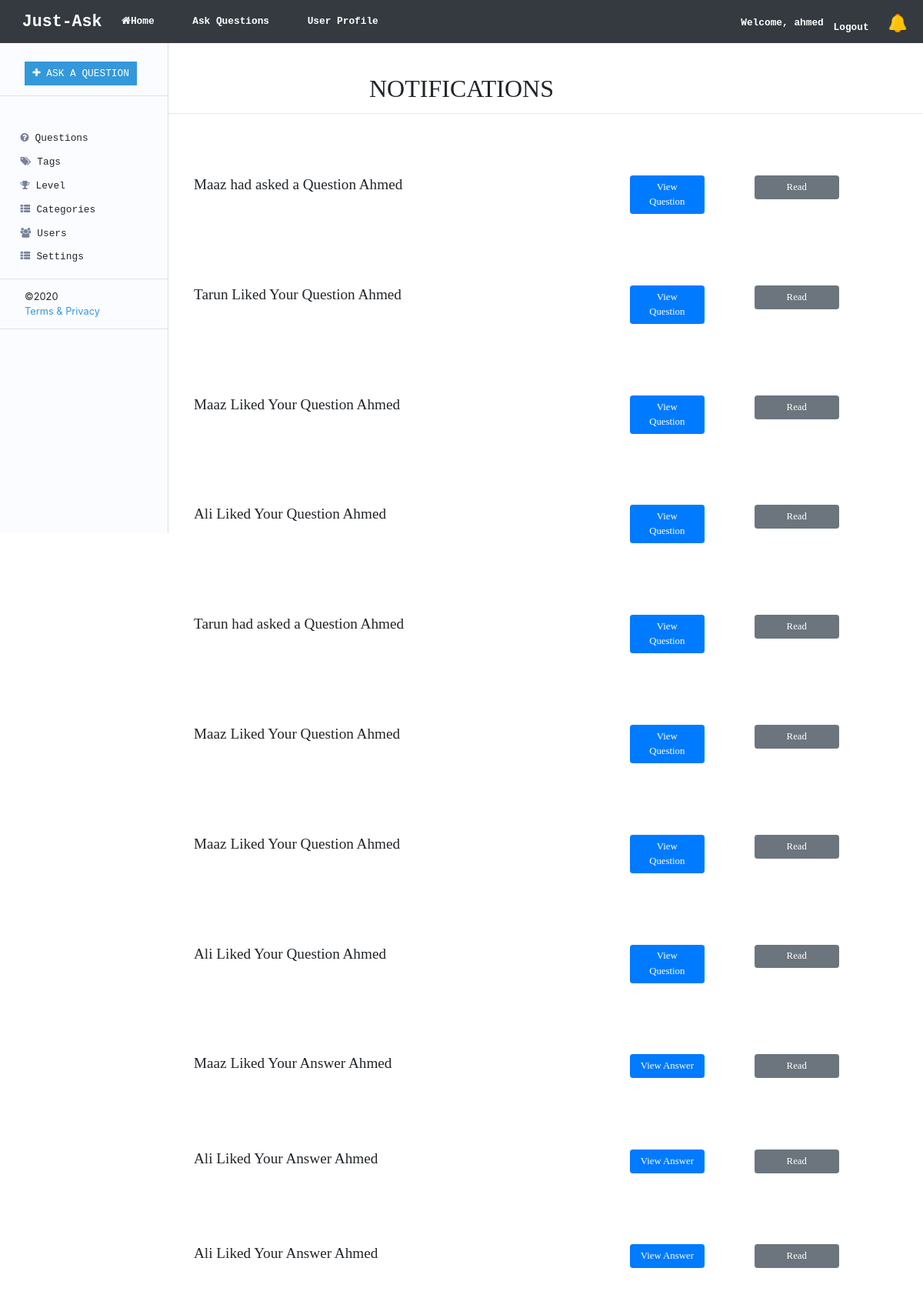
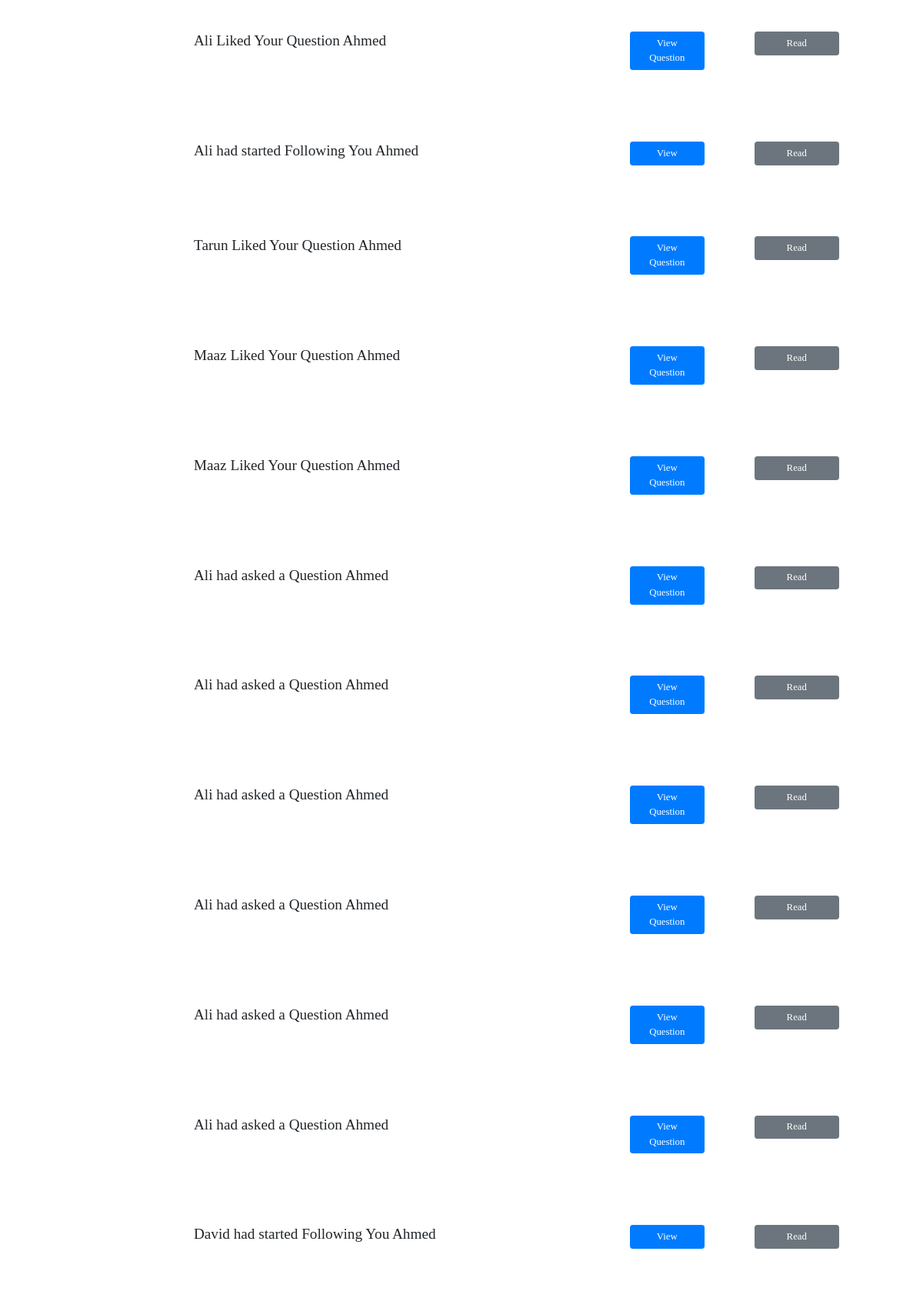
/UserNotifications (signed in, upper part), run on the app's committed database (2 pictures, top to bottom).
### home/models.py (models this page shows, shortened)
class Notification(models.Model):
    message = models.TextField()
    user = models.ForeignKey(UserProfile,on_delete=models.CASCADE)
    from_user = models.ForeignKey(UserProfile,on_delete=models.CASCADE,related_name='from_User')
    viewed = models.BooleanField(default=False)
    Question_id = models.CharField(max_length=50)
    dateTime = models.DateTimeField(auto_now=True)

class UserProfile(models.Model):
    user = models.ForeignKey(User,on_delete=models.CASCADE)
    prof_pic = models.ImageField(upload_to='static')
    level = models.CharField(choices=showChoices,max_length=50)
    followers = models.ManyToManyField('self',related_name='follow',null=True)
    following = models.ManyToManyField('self',related_name='followings',null=True)
    Questions = models.ManyToManyField(Question,null=True)
    FavQuestions = models.ManyToManyField(Question,related_name='FavQuestion',null=True)
    FavAnswers = models.ManyToManyField("Answer",related_name='FavAnswer',null=True)

### home/views.py (the view)
# urls.py: path('UserNotifications', views.UserNotifications, name="UserNotifications"),
def UserNotifications(request):
    users1 = UserProfile.objects.filter(user=request.user).first()
    Notis = Notification.objects.filter(user=users1).all().order_by('-dateTime').order_by('viewed')
    total_Notis = Notification.objects.filter(user=users1,viewed=False).all().count
    context = { 'my_notis':Notis,"count_notis":total_Notis }
    return render(request,'UserNotifications.html',context)

### home/templates/UserNotifications.html
{% extends "base.html" %}
{% load static %}
  {% block content %}
            <center><h1 style="font-family:bold;margin-top:50px;"> NOTIFICATIONS </h1></center>
            <hr>
          {% for l in my_notis %}
            <div class="row" style="margin-left:300px;margin-top:100px;">
              <div class="col-md-7">
              <h4 style="font-family:bold;">{{l.from_user.user.username|capfirst}} {{l.message}} {{l.user.user.username|capfirst}}</h4>
            </div>
            {% if l.message == "had started Following You" %}
            <div class="col-md-2">
              <a href="{% url 'DetailProfile' l.from_user.id %}"><p class="btn btn-primary" style="font-family:bold;width:70%;">View</p></a>
            </div>
            {% elif l.message == "had asked a Question" %}
            <div class="col-md-2">
              <a href="{% url 'DetailQuestion' l.Question_id %}"><p class="btn btn-primary" style="font-family:bold;width:70%;">View Question</p></a>
            </div>
            {% elif l.message == "Liked Your Question" %}
            <div class="col-md-2">
              <a href="{% url 'DetailQuestion' l.Question_id %}"><p class="btn btn-primary" style="font-family:bold;width:70%;">View Question</p></a>
            </div>
            {% elif l.message == "had answered your question" %}
            <div class="col-md-2">
              <a href="{% url 'ShowAnswer' l.Question_id %}"><p class="btn btn-primary" style="font-family:bold;width:70%;">View Answer</p></a>
            </div>
            {% elif l.message == "Liked Your Answer" %}
            <div class="col-md-2">
              <a href="{% url 'DetailAnswer' l.Question_id %}"><p class="btn btn-primary" style="font-family:bold;width:70%;">View Answer</p></a>
            </div>
            {% elif l.message == "had updated his Question" %}
            <div class="col-md-2">
              <a href="{% url 'DetailQuestion' l.Question_id %}"><p class="btn btn-primary" style="font-family:bold;width:70%;">View Question</p></a>
            </div>
            {% endif %}
            {% if l.viewed == False %}
            <div class="col-md-3">
              <a href="{% url 'ReadNotifs' l.id %}"><p class="btn btn-success" style="font-family:bold;width:50%;">Mark as Read</p></a>
            </div>
            {% else %}
            <div class="col-md-3">
              <p class="btn btn-secondary" style="font-family:bold;width:50%;">Read</p></a>
            </div>
            {% endif %}
          </div>
            {% endfor %}
        {% endblock %}

### home/templates/base.html (shortened to what this page needs)
{% load static %}
<!DOCTYPE html>
<html lang="en">
  <head>
    <link rel="stylesheet" href="https://maxcdn.bootstrapcdn.com/bootstrap/4.3.1/css/bootstrap.min.css">
    <link rel="stylesheet" href="https://maxcdn.bootstrapcdn.com/font-awesome/4.4.0/css/font-awesome.min.css">
    <link rel="stylesheet"  type="text/css"  href="{% static 'App.css' %}">
    <link rel="stylesheet"  type="text/css"  href="{% static 'sidenav.css' %}">
    <link rel="stylesheet"  type="text/css"  href="{% static 'footer.css' %}">
    <link rel="stylesheet"  type="text/css"  href="{% static 'question.css' %}">
  </head>
  <body style="zoom: 80%;">
    <div id="NAVBAR">
        <nav class="navbar navbar-icon-top navbar-expand-lg navbar-dark bg-dark mystyle1">
          <a class="navbar-brand Icon" href="myQuestion"><b class="">Just-Ask</b></a>
          <div class="navbar-collapse" id="navbarSupportedContent">
            <ul class="navbar-nav mr-auto">
              <li class="nav-item bc">
                <a class="nav-link" href="myQuestion">
                <b class="nav1 sides">
                  <i class="fa fa-home"></i>Home</b>
                  </a>
              </li>
              <li class="nav-item bc">
                <a class="nav-link active" href="AskQuestion">
                  <b class="nav1 side1">Ask Questions</b>
                </a>
              </li>
              <li class="nav-item bc">
                <a class="nav-link active" href="UserProfile">
                 <b class="nav1 side1"> User Profile</b>
                </a>
              </li>
            </ul>
            <ul class="navbar-nav">
            {% if user.is_authenticated %}
            <li class="nav-item bc" style="margin-top:20px;">
                 <b>Welcome, {{user.username}}</b>
              </li>
              <li class="nav-item bc" style="margin-top:20px;">
                <a class="nav-link active" href="logout">
                 <b class="nav1">Logout</b>
                </a>
              </li>
              {% endif %}
              <li class="nav-item bc">
                <a class="nav-link active" href="UserNotifications">
                  {% if count_notis > 0 %}
                  <img src="{% static 'bell.png' %}" style="height:30px;width:35px;margin-top:10px;margin-right:15px;" class="lev-avatar" />
                  {% if count_notis > 10 %}
                  <span class="badge badge-danger" style="margin-left:-37px;border-radius:30px;">{{count_notis}}</span>
                  {% elif count_notis < 10 %}
                  <span class="badge badge-danger" style="margin-left:-30px;border-radius:30px;">{{count_notis}}</span>
                  {% endif %}
                  {% else %}
                    <img src="{% static 'Nobell.png' %}" style="height:30px;width:35px;margin-top:10px;" class="lev-avatar" />
                    {% endif %}
                </a>
              </li>
            </ul>
          </div>
        </nav>
  </div>
  <div class="bkc">
                <ul class="ul1">
                    <li class="widget widget-btn mg1">
                      <a href="AskQuestion"><button type="button" data-toggle="modal" class="btn btn2">
                            <i class="fa fa-plus"></i> ASK A QUESTION</button>
                      </a> </li>
                </ul>
                <hr class="line"/>
                <ul class="ul1 s1">
                    <li class="mg">
                        <ul class="ul1"><li><a href="index">
                        <a href="myQuestion">  <button type="button" class="btn btn1">
                            <i class="sn fa fa-question-circle"></i>Questions</button></a>
                          </a>
                        </li>
                        <li class=""><a href="">
                        <button type="button" class="btn btn1">
                            <i class="sn fa fa-tags"></i>Tags</button></a></li>
                        <li class=""><a href="">
                        <button type="button" class="btn btn1">
                            <i class="sn fa fa-trophy"></i>Level</button></a></li>
                        <li class=""><a href="">
                        <button type="button" class="btn btn1">
                            <i class="sn fa fa-th-list"></i>Categories</button></a></li>
                        <li class=""><a href="allUser">
                        <button type="button" class="btn btn1">
                            <i class="sn fa fa-users"></i>Users</button></a></li>
                        <li class=""><a href="UserSettings">
                        <button type="button" class="btn btn1">
                            <i class="sn fa fa-th-list"></i>Settings</button></a></li>
                          </ul>
                    </li>
                    </ul>
                <hr class="line"/>
                <div class="sn1">
                    ©2020  <br/>
                    <a style="color:#3498db">Terms &amp; Privacy</a>
                </div>
                <hr class="line"/>
            </div>
            {% block content %}
            {% endblock %}
  </body>
  </html>

### static/App.css (style rules this page uses)
.Icon { font-size: 27px; margin-left: 20px; font-family:'Courier New', Courier, monospace; }
.lev-avatar { vertical-align: middle; width: 50px; height: 50px; border-radius: 20%; margin-top: 5px; margin-left: 5px; }
.side1 { margin-left: 30px; padding-right: 30px; }
.sides { padding-right: 40px; padding-left:-30px; }
.nav1 { color: white; transition: all 1s; width: 50px; padding: 8px; }
.bc { color: white; transition: all 1s; }
.mystyle1 { text-align: center; font-family:'Courier New', Courier, monospace; color: black; height: 70px; }

### static/sidenav.css (style rules this page uses)
.sn { color: #78829d; margin-right: 10px; margin-left: -10px; }
.bkc { padding-bottom:21%; position: fixed; z-index: 100%; align-items:left; padding-right: 50px; padding-left: -30px; border-right:1px solid #dadfea; background-color: #fbfcff; }
.ul1 { list-style-type:none; }
.btn2 { color: white; background-color:#3498db; border-radius: 0px; transition: all 1s; }
.btn1 { width: 100%; text-align:left; border-radius: 0px; }
.mg1 { margin-top:30px; font-family: 'Courier New'; }
.mg { margin-top:50px; font-family: 'Courier New'; }
.sn1 { margin-left:40px; }
.line { position: relative; color: grey; width: 123%; }
.s1 { margin-left: -50px; }

### static/footer.css (style rules this page uses)
.ul1 { list-style-type:none; }

### static/question.css (style rules this page uses)
.ul1 { list-style-type:none; }

### data on the page
Notification: from_user.user.username "Maaz", message "had asked a Question", user.user.username "Ahmed", shows "View Question", viewed "Read"
Notification: from_user.user.username "Tarun", message "Liked Your Question", user.user.username "Ahmed", shows "View Question", viewed "Read"
Notification: from_user.user.username "Maaz", message "Liked Your Question", user.user.username "Ahmed", shows "View Question", viewed "Read"
Notification: from_user.user.username "Ali", message "Liked Your Question", user.user.username "Ahmed", shows "View Question", viewed "Read"
Notification: from_user.user.username "Tarun", message "had asked a Question", user.user.username "Ahmed", shows "View Question", viewed "Read"
Notification: from_user.user.username "Maaz", message "Liked Your Question", user.user.username "Ahmed", shows "View Question", viewed "Read"
Notification: from_user.user.username "Maaz", message "Liked Your Question", user.user.username "Ahmed", shows "View Question", viewed "Read"
Notification: from_user.user.username "Ali", message "Liked Your Question", user.user.username "Ahmed", shows "View Question", viewed "Read"
Notification: from_user.user.username "Maaz", message "Liked Your Answer", user.user.username "Ahmed", shows "View Answer", viewed "Read"
Notification: from_user.user.username "Ali", message "Liked Your Answer", user.user.username "Ahmed", shows "View Answer", viewed "Read"
Notification: from_user.user.username "Ali", message "Liked Your Answer", user.user.username "Ahmed", shows "View Answer", viewed "Read"
Notification: from_user.user.username "Ali", message "Liked Your Question", user.user.username "Ahmed", shows "View Question", viewed "Read"
Notification: from_user.user.username "Ali", message "had started Following You", user.user.username "Ahmed", shows "View", viewed "Read"
Notification: from_user.user.username "Tarun", message "Liked Your Question", user.user.username "Ahmed", shows "View Question", viewed "Read"
Notification: from_user.user.username "Maaz", message "Liked Your Question", user.user.username "Ahmed", shows "View Question", viewed "Read"
Notification: from_user.user.username "Maaz", message "Liked Your Question", user.user.username "Ahmed", shows "View Question", viewed "Read"
Notification: from_user.user.username "Ali", message "had asked a Question", user.user.username "Ahmed", shows "View Question", viewed "Read"
Notification: from_user.user.username "Ali", message "had asked a Question", user.user.username "Ahmed", shows "View Question", viewed "Read"
Notification: from_user.user.username "Ali", message "had asked a Question", user.user.username "Ahmed", shows "View Question", viewed "Read"
Notification: from_user.user.username "Ali", message "had asked a Question", user.user.username "Ahmed", shows "View Question", viewed "Read"
Notification: from_user.user.username "Ali", message "had asked a Question", user.user.username "Ahmed", shows "View Question", viewed "Read"
Notification: from_user.user.username "Ali", message "had asked a Question", user.user.username "Ahmed", shows "View Question", viewed "Read"
Notification: from_user.user.username "David", message "had started Following You", user.user.username "Ahmed", shows "View", viewed "Read"

### other printed values
{{ user.username }} "ahmed"
